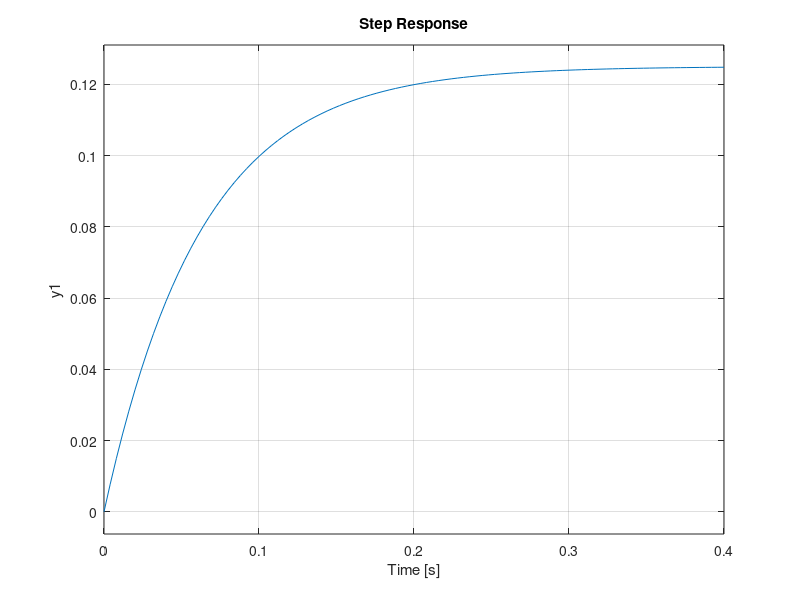
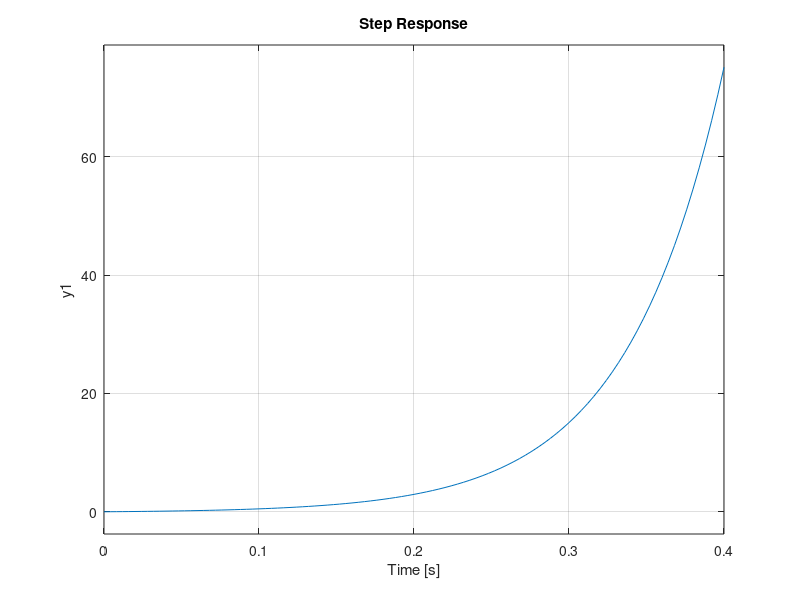
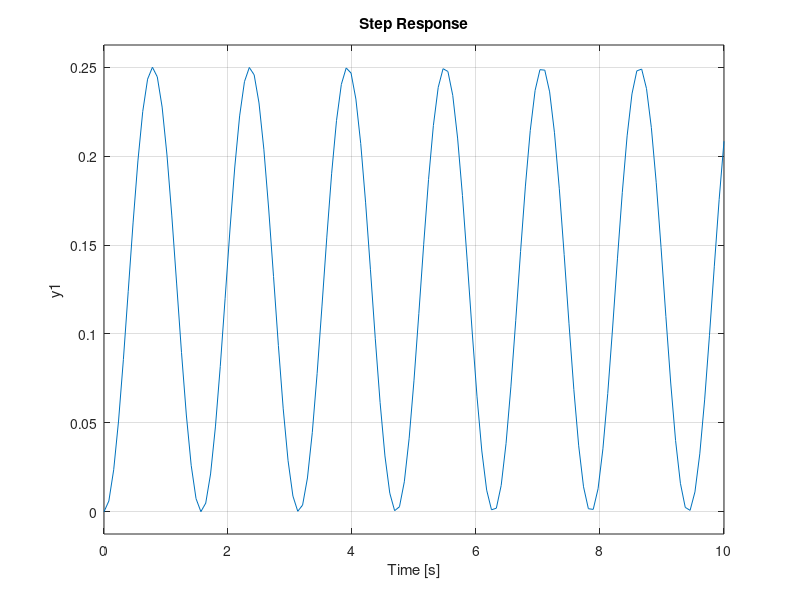
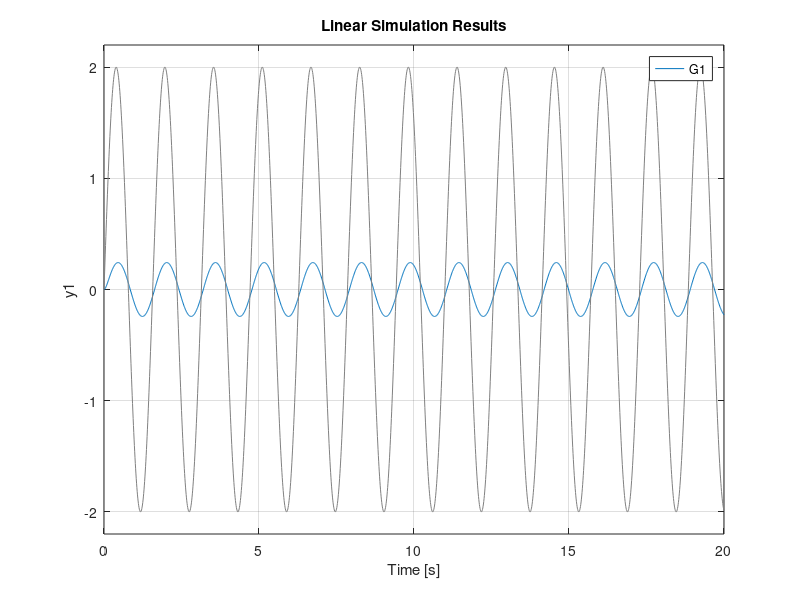

MATLAB code to generate these figures, in order:
close all

s=tf('s');
G1=2/(s+16);
G2=2/(s-16);
G3=2/(s^2+16);
P1=pole(G1)
P2=pole(G2)
P3=pole(G3)

figure; step(G1);
figure; step(G2);
figure; step(G3);

t = 0:0.01:20;
u1 = 2*sin(4*t);
figure; lsim(G1,u1,t);
figure; lsim(G2,u1,t);
figure; lsim(G3,u1,t);

u2 = 2*sin(5*t);
figure; lsim(G3,u2,t);

